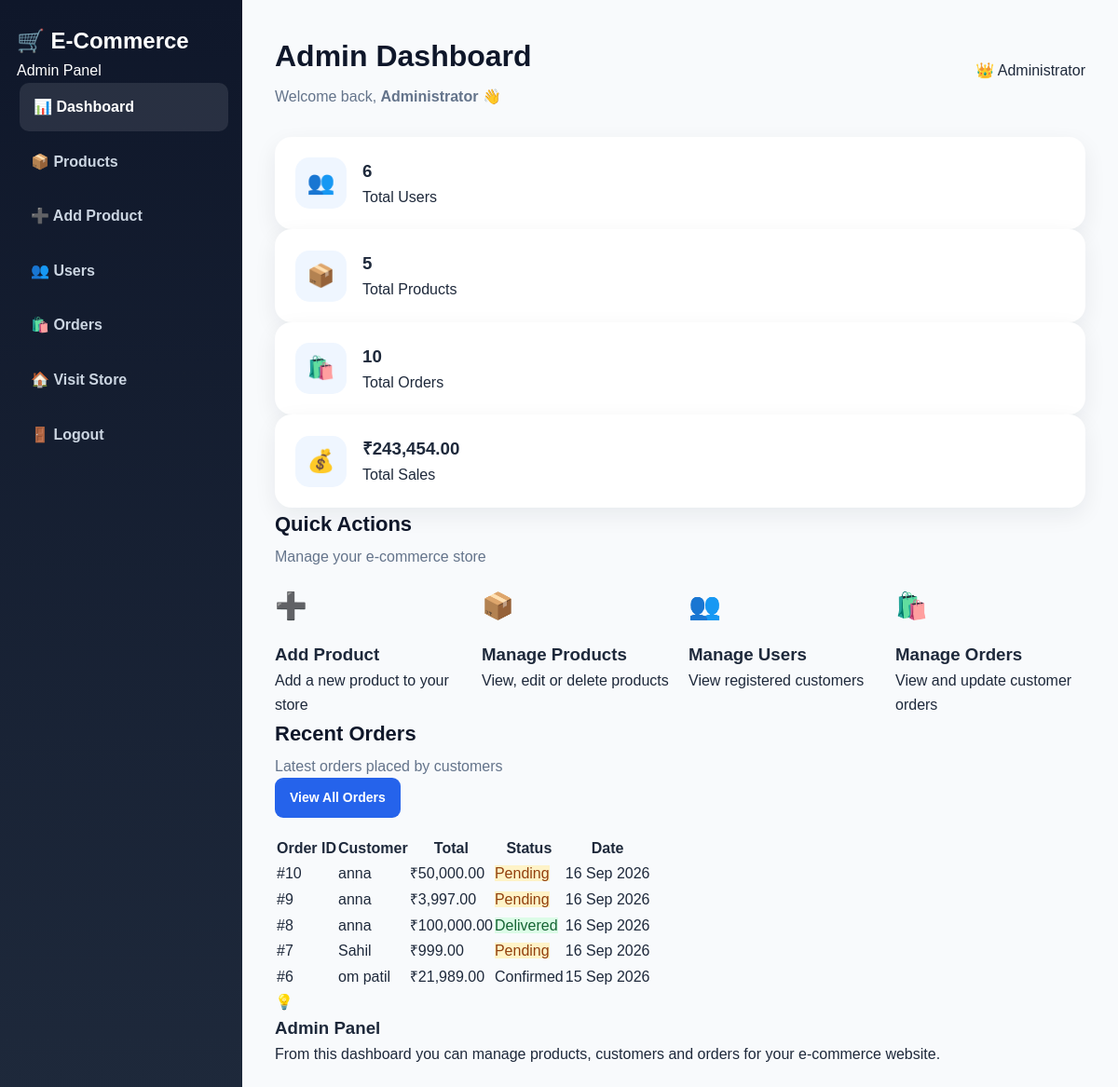
Page /admin/dashboard.php (signed in) on the committed database.
### tables this page shows
CREATE TABLE `orders` (
  `id` int(11) NOT NULL,
  `user_id` int(11) NOT NULL,
  `total` decimal(10,2) NOT NULL,
  `status` enum('Pending','Confirmed','Shipped','Delivered','Cancelled') NOT NULL DEFAULT 'Pending',
  `address` text NOT NULL,
  `created_at` timestamp NOT NULL DEFAULT current_timestamp()
);

CREATE TABLE `users` (
  `id` int(11) NOT NULL,
  `name` varchar(100) NOT NULL,
  `email` varchar(150) NOT NULL,
  `password` varchar(255) NOT NULL,
  `role` enum('user','admin') NOT NULL DEFAULT 'user',
  `created_at` timestamp NOT NULL DEFAULT current_timestamp()
);

### admin/dashboard.php (the view, shortened to what this page needs)
<?php
require_once "../config/database.php";
$admin_name = $_SESSION["user_name"] ?? "Admin";
$user_result = $conn->query("
    SELECT COUNT(*) AS total_users
    FROM users
    WHERE role = 'user'
");
$total_users = 0;
if ($user_result) {
    $row = $user_result->fetch_assoc();
    $total_users = $row["total_users"];
}
$product_result = $conn->query("
    SELECT COUNT(*) AS total_products
    FROM products
");
$total_products = 0;
if ($product_result) {
    $row = $product_result->fetch_assoc();
    $total_products = $row["total_products"];
}
$order_result = $conn->query("
    SELECT COUNT(*) AS total_orders
    FROM orders
");
$total_orders = 0;
if ($order_result) {
    $row = $order_result->fetch_assoc();
    $total_orders = $row["total_orders"];
}
$sales_result = $conn->query("
    SELECT COALESCE(SUM(total), 0) AS total_sales
    FROM orders
    WHERE status != 'Cancelled'
");
$total_sales = 0;
if ($sales_result) {
    $row = $sales_result->fetch_assoc();
    $total_sales = $row["total_sales"];
}
$recent_orders = $conn->query("
    SELECT
        orders.id,
        orders.total,
        orders.status,
        orders.created_at,
        users.name
    FROM orders
    LEFT JOIN users ON orders.user_id = users.id
    ORDER BY orders.created_at DESC
    LIMIT 5
");
?>
<!DOCTYPE html>
<html lang="en">
<head>
    <link rel="stylesheet" href="../assets/css/style.css">
</head>
<body class="admin-body">
<aside class="admin-sidebar">
    <div class="admin-logo">
        <h2>🛒 E-Commerce</h2>
        <p>Admin Panel</p>
    </div>
    <nav class="admin-nav">
        <a href="dashboard.php" class="active">
            📊 Dashboard
        </a>
        <a href="products.php">
            📦 Products
        </a>
        <a href="add_product.php">
            ➕ Add Product
        </a>
        <a href="users.php">
            👥 Users
        </a>
        <a href="orders.php">
            🛍️ Orders
        </a>
        <a href="../index.php">
            🏠 Visit Store
        </a>
        <a href="../logout.php">
            🚪 Logout
        </a>
    </nav>
</aside>
<main class="admin-main">
    <header class="admin-header">
        <div>
            <h1>Admin Dashboard</h1>
            <p>
                Welcome back,
                <strong><?php echo htmlspecialchars($admin_name); ?></strong> 👋
            </p>
        </div>
        <div class="admin-header-right">
            <span class="admin-badge">
                👑 Administrator
            </span>
        </div>
    </header>
    <section class="admin-stats">
        <div class="stat-card">
            <div class="stat-icon">
                👥
            </div>
            <div class="stat-info">
                <h3>
                    <?php echo $total_users; ?>
                </h3>
                <p>Total Users</p>
            </div>
        </div>
        <div class="stat-card">
            <div class="stat-icon">
                📦
            </div>
            <div class="stat-info">
                <h3>
                    <?php echo $total_products; ?>
                </h3>
                <p>Total Products</p>
            </div>
        </div>
        <div class="stat-card">
            <div class="stat-icon">
                🛍️
            </div>
            <div class="stat-info">
                <h3>
                    <?php echo $total_orders; ?>
                </h3>
                <p>Total Orders</p>
            </div>
        </div>
        <div class="stat-card">
            <div class="stat-icon">
                💰
            </div>
            <div class="stat-info">
                <h3>
                    ₹<?php echo number_format($total_sales, 2); ?>
                </h3>
                <p>Total Sales</p>
            </div>
        </div>
    </section>
    <section class="admin-section">
        <div class="section-heading">
            <div>
                <h2>Quick Actions</h2>
                <p>Manage your e-commerce store</p>
            </div>
        </div>
        <div class="quick-actions">
            <a href="add_product.php" class="quick-action-card">
                <div class="quick-icon">
                    ➕
                </div>
                <div>
                    <h3>Add Product</h3>
                    <p>
                        Add a new product to your store
                    </p>
                </div>
            </a>
            <a href="products.php" class="quick-action-card">
                <div class="quick-icon">
                    📦
                </div>
                <div>
                    <h3>Manage Products</h3>
                    <p>
                        View, edit or delete products
                    </p>
                </div>
            </a>
            <a href="users.php" class="quick-action-card">
                <div class="quick-icon">
                    👥
                </div>
                <div>
                    <h3>Manage Users</h3>
                    <p>
                        View registered customers
                    </p>
                </div>
            </a>
            <a href="orders.php" class="quick-action-card">
                <div class="quick-icon">
                    🛍️
                </div>
                <div>
                    <h3>Manage Orders</h3>
                    <p>
                        View and update customer orders
                    </p>
                </div>
            </a>
        </div>
    </section>
    <section class="admin-section">
        <div class="section-heading">
            <div>
                <h2>Recent Orders</h2>
                <p>Latest orders placed by customers</p>
            </div>
            <a href="orders.php" class="btn btn-primary">
                View All Orders
            </a>
        </div>
        <div class="admin-table-container">
            <table class="admin-table">
                <thead>
                    <tr>
                        <th>Order ID</th>
                        <th>Customer</th>
                        <th>Total</th>
                        <th>Status</th>
                        <th>Date</th>
                    </tr>
                </thead>
                <tbody>
                <?php if ($recent_orders && $recent_orders->num_rows > 0): ?>
                    <?php while ($order = $recent_orders->fetch_assoc()): ?>
                        <tr>
                            <td>
                                #<?php echo $order["id"]; ?>
                            </td>
                            <td>
                                <?php
                                echo htmlspecialchars(
                                    $order["name"] ?? "Unknown Customer"
                                );
                                ?>
                            </td>
                            <td>
                                ₹<?php
                                echo number_format(
                                    $order["total"],
                                    2
                                );
                                ?>
                            </td>
                            <td>
                                <?php
                                $status = $order["status"];
                                $status_class = strtolower($status);
                                ?>
                                <span class="status-badge status-<?php echo $status_class; ?>">
                                    <?php echo htmlspecialchars($status); ?>
                                </span>
                            </td>
                            <td>
                                <?php
                                echo date(
                                    "d M Y",
                                    strtotime($order["created_at"])
                                );
                                ?>
                            </td>
                        </tr>
                    <?php endwhile; ?>
                <?php endif; ?>
                </tbody>
            </table>
        </div>
    </section>
    <section class="admin-info-panel">
        <div class="info-icon">
            💡
        </div>
        <div>
            <h3>Admin Panel</h3>
            <p>
                From this dashboard you can manage products,
                customers and orders for your e-commerce website.
            </p>
        </div>
    </section>
</main>
</body>
</html>

### assets/css/style.css (style rules this page uses)
* { margin: 0; padding: 0; box-sizing: border-box; }
html { scroll-behavior: smooth; }
body { font-family: Arial, Helvetica, sans-serif; background: #f8fafc; color: #1e293b; line-height: 1.6; }
a { text-decoration: none; color: inherit; }
.admin-sidebar { width: 260px; min-height: 100vh; position: fixed; left: 0; top: 0; bottom: 0; padding: 25px 18px; background: linear-gradient( 180deg, #0f172a, #1e293b ); color: white; }
.admin-nav { display: flex; flex-direction: column; gap: 7px; }
.admin-nav a { padding: 13px 15px; border-radius: 10px; color: #cbd5e1; font-weight: 600; transition: 0.3s; }
.admin-nav a:hover, .admin-nav a.active { background: rgba( 255, 255, 255, 0.1 ); color: white; transform: translateX(3px); }
.admin-main { width: calc(100% - 260px); margin-left: 260px; padding: 35px; }
.admin-header { display: flex; justify-content: space-between; align-items: center; margin-bottom: 30px; }
.admin-header h1 { font-size: 32px; color: #0f172a; }
.admin-header p { margin-top: 5px; color: #64748b; }
.stat-card { display: flex; align-items: center; gap: 17px; padding: 22px; border-radius: 18px; background: white; box-shadow: 0 8px 25px rgba(15, 23, 42, 0.07); transition: 0.3s; }
.stat-icon { width: 55px; height: 55px; flex-shrink: 0; display: flex; align-items: center; justify-content: center; border-radius: 15px; background: #eff6ff; font-size: 24px; }
.section-heading { margin-bottom: 18px; }
.section-heading h2 { color: #0f172a; font-size: 22px; }
.section-heading p { margin-top: 5px; color: #64748b; }
.quick-actions { display: grid; grid-template-columns: repeat(4, 1fr); gap: 18px; }
.quick-icon { margin-bottom: 15px; font-size: 28px; }
.btn { display: inline-block; padding: 10px 16px; border: none; border-radius: 9px; cursor: pointer; font-size: 14px; font-weight: 600; transition: 0.3s; }
.btn-primary { background: #2563eb; color: white; }
.status-pending { background: #fef3c7; color: #92400e; }
.status-delivered { background: #dcfce7; color: #166534; }

### rows in the picture
orders: id "10", user.name "anna", total "50,000.00", status "Pending", created_at "16 Sep 2026"
orders: id "9", user.name "anna", total "3,997.00", status "Pending", created_at "16 Sep 2026"
orders: id "8", user.name "anna", total "100,000.00", status "Delivered", created_at "16 Sep 2026"
orders: id "7", user.name "Sahil", total "999.00", status "Pending", created_at "16 Sep 2026"
orders: id "6", user.name "om patil", total "21,989.00", status "Confirmed", created_at "15 Sep 2026"

### other values in the picture
$admin_name "Administrator"
$total_users "6"
$total_products "5"
$total_orders "10"
$total_sales "243,454.00"
